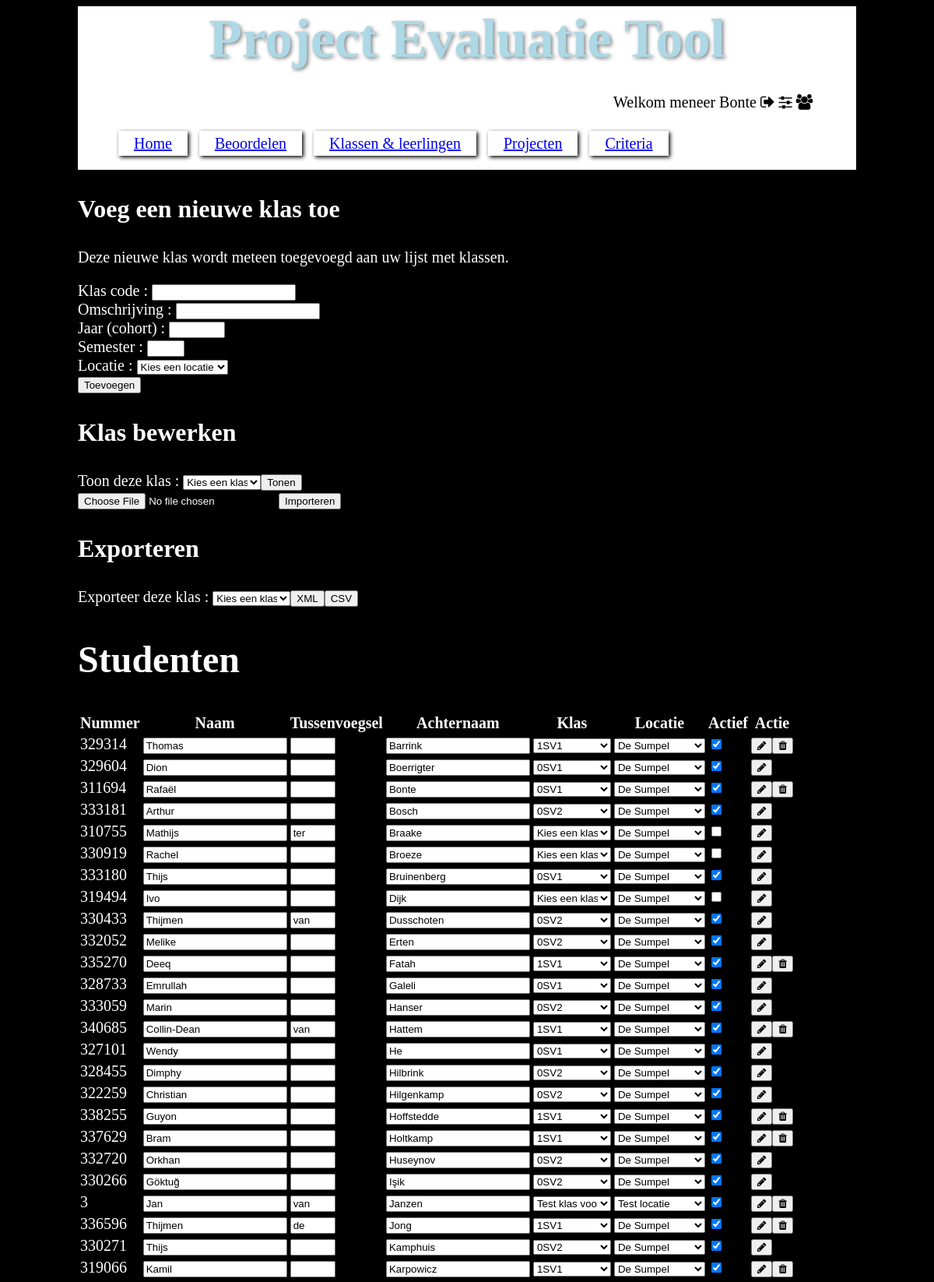
Screenshot of /klassen.php (signed in, upper part) with the database file from the repository.
### tables this page shows
CREATE TABLE `leerling` (
  `nummer` int(11) NOT NULL AUTO_INCREMENT,
  `voornaam` varchar(50) NOT NULL,
  `tussenvoegsel` varchar(10) DEFAULT NULL,
  `achternaam` varchar(50) NOT NULL,
  `klas` varchar(5) NOT NULL,
  `actief` tinyint(1) NOT NULL DEFAULT '1',
  `locatiecode` varchar(5) NOT NULL DEFAULT 'ALSU',
  PRIMARY KEY (`nummer`),
  KEY `fk_leerlink_klas` (`klas`),
  CONSTRAINT `fk_leerlink_klas` FOREIGN KEY (`klas`) REFERENCES `klas` (`code`)
);

### common/form_gen.php (the view, shortened to what this page needs)
<?php
require_once "common/config.inc.php";
function print_select($query, $name, $message, $selected_id = null, $label = null, $javascript = null)
{
	global $database;
?>
		<?=$label?><select name="<?=$name?>" class="slct_<?=$name?>" onchange="<?=$javascript?>">
		<option value="-1" disabled selected><?=$message?></option>
<?php
	$stmt = $database->query($query, PDO::FETCH_ASSOC);
	foreach ($stmt as $record)
	{
		$id = $record["id"];
		$value = $record["value"];
		$selected_yn="";
		if ($id==$selected_id) {
			$selected_yn = "selected";
		}
?>
		<option value="<?=$id?>" <?=$selected_yn?>><?=$value?></option>
<?php
	}
	print "</select>";
}
function print_text_input($name, $value = null, $label = null, $javascript = null)
{
?><?=$label?><input type="text" class="text_<?=$name?>" name="<?=$name?>" value="<?=$value?>"  onchange="<?=$javascript?>" /><?php
}
?><?=$label?><input type="password" required id="<?=$id?>" name="<?=$name?>" value="<?=$value?>"
onchange="<?=$javascript?>" onkeypress="this.onchange();" onpaste="this.onchange();" oninput="this.onchange();" /><?php
function print_hidden_input($name, $value, $show = false, $id = null)
{
?><input type="hidden" id="<?=$id?>" name="<?=$name?>" value="<?=$value?>" /><?php
	if ($show)
	{
		echo $value;
	}
}
?><input type="hidden" name="<?=$name?>" id="<?=$name?>" value="0" /><?php
function print_number_input($name, $min, $max, $value = null, $label = null)
{
	$value_disp = $value?" value=\"$value\" ":"";
?><?=$label?><input type="number" name="<?=$name?>" class="num_<?=$name?>" min="<?=$min?>" max="<?=$max?>" <?=$value_disp?> /><?php
}
function print_submit_button($name, $value, $id = null)
{
?><button type="submit" class="smt_<?=$name?>" id="<?=$id?>" name="<?=$name?>"><?=$value?></button><?php
}
function print_checkbox($name, $value = false)
{
	$checked = $value?"checked":"";
?><input type="checkbox" name="<?=$name?>" <?=$checked?> /><?php
}
?>

### common/students.php (shortened to what this page needs)
<?php
require_once "common/config.inc.php";
require_once "common/form_gen.php";
function print_select_klas($selected_id = null, $label = null)
{
	$code = substr($_SESSION["docent"],0,5);
	$query = "SELECT code as id, omschrijving as value FROM klas WHERE actief=1 ".
	         "AND locatiecode IN (SELECT locatiecode FROM docent_locatie WHERE docentcode='$code') ".
			 "ORDER BY jaar";
	print_select($query, "klas", "Kies een klas", $selected_id, $label);
}
function print_select_any_klas($selected_id = null, $label = null)
{
	$query = "SELECT code as id, omschrijving as value FROM klas ORDER BY jaar";
	print_select($query, "klas", "Kies een klas", $selected_id, $label);
}
function print_select_location($selected_id = null, $label = null)
{
	$code = substr($_SESSION["docent"],0,5);
	$query  = "SELECT code as id, naam as value ";
	$query .= "FROM locatie ";
	$query .= "WHERE code IN (SELECT locatiecode FROM docent_locatie WHERE docentcode='$code') ";
	$query .= "ORDER BY naam";
	print_select($query, "location", "Kies een locatie", $selected_id, $label);
}
function print_add_klas_form()
{
?>
	<h3>Voeg een nieuwe klas toe</h3>
	<p>
		Deze nieuwe klas wordt meteen toegevoegd aan uw lijst met klassen.
	</p>
	<form method="POST">
<?php
	print_text_input("code", null, "Klas code : ");
	echo "<br />";
	echo "<br />";
	print_number_input("year", 2022, 2040, null, "Jaar (cohort) : ");
	echo "<br />";
	echo "<br />";
	print_select_location(null, "Locatie : ");
	echo "<br />";
	print_submit_button("add_klas", "Toevoegen");
?>
	</form>
<?php
}
?>
<?php
function print_edit_students($klas_id = null)
{
	global $database;
	$code = substr($_SESSION["docent"],0,5);
	$query = "SELECT leerling.*, ((MAX(beoordeling.datum) IS NOT NULL) OR (MAX(evaluatie.datum) IS NOT NULL)) as beoordeeld ".
			"FROM leerling ".
			"LEFT JOIN beoordeling ON beoordeling.leerlingnummer = leerling.nummer ".
			"LEFT JOIN evaluatie ON evaluatie.leerlingnummer = leerling.nummer ".
			"WHERE locatiecode in (SELECT locatiecode FROM docent_locatie WHERE docentcode='$code') ".
			(($klas_id==null)?"":"AND klas='$klas_id' ").
			"GROUP BY leerling.nummer, leerling.voornaam, leerling.tussenvoegsel, leerling.achternaam, leerling.klas, leerling.actief ".
			"ORDER BY achternaam, voornaam";
	try {
		$stmt = $database->prepare($query);
		if ($stmt->execute())
		{
?>
			<h2>Studenten</h2>
			<table>
			<tr>
				<th>Nummer</th>
				<th>Naam</th>
				<th>Tussenvoegsel</th>
				<th>Achternaam</th>
				<th>Klas</th>
				<th>Locatie</th>
				<th>Actief</th>
				<th>Actie</th>
			</tr>
<?php
			foreach ($stmt as $record) 	{
				print_edit_student_tr_form($record);
			}
?>
			</table>
<?php
		}
		else
		{
			debug_warning("Database refused to read students.");
		}
	} catch (Exception $ex) {
		debug_error("ERROR: Failed to load students : ", $ex);
	}
}
?>
<?php
function print_edit_student_tr_form($record)
{
	$deletable = $record["beoordeeld"]==0;
?>
			<tr>
			<form>
				<td><?php print_hidden_input("student_id", $record["nummer"], true); ?></td>
				<td><?php print_text_input("firstname", $record["voornaam"]); ?></td>
				<td><?php print_text_input("middlename", $record["tussenvoegsel"]); ?></td>
				<td><?php print_text_input("lastname", $record["achternaam"]); ?></td>
				<td><?php print_select_klas($record["klas"]); ?></td>
				<td><?php print_select_location($record["locatiecode"]); ?></td>
				<td><?php print_checkbox("actief", $record["actief"]); ?></td>
				<td>
<?php
	if ($deletable)
	{
		print_submit_button("remove_student", "<span class=\"fa fa-trash\"></span>");
	}
?>
				</td>
			</form>
			</tr>
<?php
}
?>

### styles/style.css (style rules this page uses)
html { font-size: 15pt; background-color: black; color: white; }
body { width: 1000px; margin-left: auto; margin-right: auto; }
h1 { font-size: 300%; }
h2 { font-size: 240%; }
h3 { font-size: 160%; }
div#navbar { background-color: white; padding: 2px; }
div#navbar h1 { font-size: 350%; color: lightblue; text-shadow: 2px 2px 5px gray; text-align: center; margin: 0px; }
div#navbar p { width: 300px; padding: 10px; color: black; margin-left: auto; }
div#navbar ul li { display: inline; width: 300px; padding: 5px; padding-left:20px; padding-right:20px; box-shadow: 2px 2px 5px black; margin-left: 10px; }
.fa { color: black; }
input.text_middlename { width: 50px; }
select.slct_klas { width: 100px; }

### rows the page displays
leerling: nummer "329314", firstname "Thomas", lastname "Barrink"
leerling: nummer "329604", firstname "Dion", lastname "Boerrigter"
leerling: nummer "311694", firstname "Rafaël", lastname "Bonte"
leerling: nummer "333181", firstname "Arthur", lastname "Bosch"
leerling: nummer "310755", firstname "Mathijs", middlename "ter", lastname "Braake"
leerling: nummer "330919", firstname "Rachel", lastname "Broeze"
leerling: nummer "333180", firstname "Thijs", lastname "Bruinenberg"
leerling: nummer "319494", firstname "Ivo", lastname "Dijk"
leerling: nummer "330433", firstname "Thijmen", middlename "van", lastname "Dusschoten"
leerling: nummer "332052", firstname "Melike", lastname "Erten"
leerling: nummer "335270", firstname "Deeq", lastname "Fatah"
leerling: nummer "328733", firstname "Emrullah", lastname "Galeli"
leerling: nummer "333059", firstname "Marin", lastname "Hanser"
leerling: nummer "340685", firstname "Collin-Dean", middlename "van", lastname "Hattem"
leerling: nummer "327101", firstname "Wendy", lastname "He"
leerling: nummer "328455", firstname "Dimphy", lastname "Hilbrink"
leerling: nummer "322259", firstname "Christian", lastname "Hilgenkamp"
leerling: nummer "338255", firstname "Guyon", lastname "Hoffstedde"
leerling: nummer "337629", firstname "Bram", lastname "Holtkamp"
leerling: nummer "332720", firstname "Orkhan", lastname "Huseynov"
leerling: nummer "330266", firstname "Göktuğ", lastname "Işik"
leerling: nummer "3", firstname "Jan", middlename "van", lastname "Janzen"
leerling: nummer "336596", firstname "Thijmen", middlename "de", lastname "Jong"
leerling: nummer "330271", firstname "Thijs", lastname "Kamphuis"
leerling: nummer "319066", firstname "Kamil", lastname "Karpowicz"

### other values shown
$label "Klas code : Omschrijving :"
$label "Jaar (cohort) : Semester :"
$label "Locatie : Toon deze klas : Exporteer deze klas :"
$value "Toevoegen Tonen Importeren XML CSV"
form field location "Kies een locatie"
form field klas "Kies een klas Kies een klas"
form field klas "1SV1"
form field location "De Sumpel"
form field klas "0SV1"
form field klas "0SV2"
form field klas "Kies een klas"
form field klas "Test klas voor demonstraties"
form field location "Test locatie"
